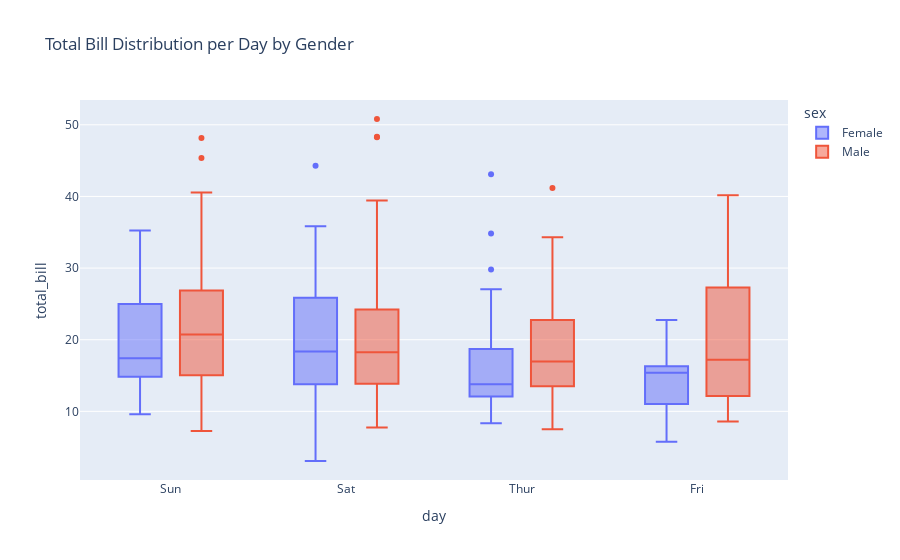

Source (notebook cell):
### Markdown cell above
# Box Plot

### Code cell
fix = px.box(df, x = 'day', y = 'total_bill', color = 'sex', title = 'Total Bill Distribution per Day by Gender')
fix.show()

### Figure 1 — Plotly figure (JSON) as saved in the notebook; plotly's stock layout.template omitted (floating-point values rounded to 4 significant figures; data arrays with more than 128 entries replaced by an {"elided": "..."} marker saying what was removed)
{"data": [{"alignmentgroup": "True", "hovertemplate": "sex=Female<br>day=%{x}<br>total_bill=%{y}<extra></extra>", "legendgroup": "Female", "marker": {"color": "#636efa"}, "name": "Female", "notched": false, "offsetgroup": "Female", "orientation": "v", "showlegend": true, "type": "box", "x": ["Sun", "Sun", "Sun", "Sun", "Sun", "Sun", "Sat", "Sat", "Sat", "Sat", "Sat", "Sat", "Sun", "Sun", "Sat", "Sat", "Sat", "Sat", "Sat", "Sat", "Sat", "Thur", "Thur", "Fri", "Fri", "Fri", "Fri", "Fri", "Sat", "Sat", "Sat", "Sat", "Sat", "Sun", "Sun", "Thur", "Thur", "Thur", "Thur", "Thur", "Thur", "Thur", "Thur", "Thur", "Thur", "Thur", "Thur", "Thur", "Thur", "Thur", "Thur", "Thur", "Thur", "Thur", "Thur", "Thur", "Thur", "Sun", "Sun", "Sun", "Sun", "Sun", "Sat", "Sat", "Sun", "Sun", "Sun", "Thur", "Thur", "Thur", "Thur", "Thur", "Thur", "Thur", "Sat", "Sat", "Sat", "Sat", "Sat", "Fri", "Fri", "Fri", "Fri", "Sat", "Sat", "Sat", "Thur"], "x0": " ", "xaxis": "x", "y": [16.99, 24.59, 35.26, 14.83, 10.33, 16.97, 20.29, 15.77, 19.65, 15.06, 20.69, 16.93, 10.29, 34.81, 26.41, 16.45, 3.07, 17.07, 26.86, 25.28, 14.73, 10.07, 34.83, 5.75, 16.32, 22.75, 11.35, 15.38, 44.3, 22.42, 20.92, 14.31, 7.25, 25.71, 17.31, 10.65, 12.43, 24.08, 13.42, 12.48, 29.8, 14.52, 11.38, 20.27, 11.17, 12.26, 18.26, 8.51, 10.33, 14.15, 13.16, 17.47, 27.05, 16.43, 8.35, 18.64, 11.87, 29.85, 25.0, 13.39, 16.21, 17.51, 10.59, 10.63, 9.6, 20.9, 18.15, 19.81, 43.11, 13.0, 12.74, 13.0, 16.4, 16.47, 12.76, 13.27, 28.17, 12.9, 30.14, 13.42, 15.98, 16.27, 10.09, 22.12, 35.83, 27.18, 18.78], "y0": " ", "yaxis": "y"}, {"alignmentgroup": "True", "hovertemplate": "sex=Male<br>day=%{x}<br>total_bill=%{y}<extra></extra>", "legendgroup": "Male", "marker": {"color": "#EF553B"}, "name": "Male", "notched": false, "offsetgroup": "Male", "orientation": "v", "showlegend": true, "type": "box", "x": {"elided": "157 str values"}, "x0": " ", "xaxis": "x", "y": {"elided": "157 float values"}, "y0": " ", "yaxis": "y"}], "layout": {"boxmode": "group", "legend": {"title": {"text": "sex"}, "tracegroupgap": 0}, "title": {"text": "Total Bill Distribution per Day by Gender"}, "xaxis": {"anchor": "y", "domain": [0, 1], "title": {"text": "day"}}, "yaxis": {"anchor": "x", "domain": [0, 1], "title": {"text": "total_bill"}}}}
